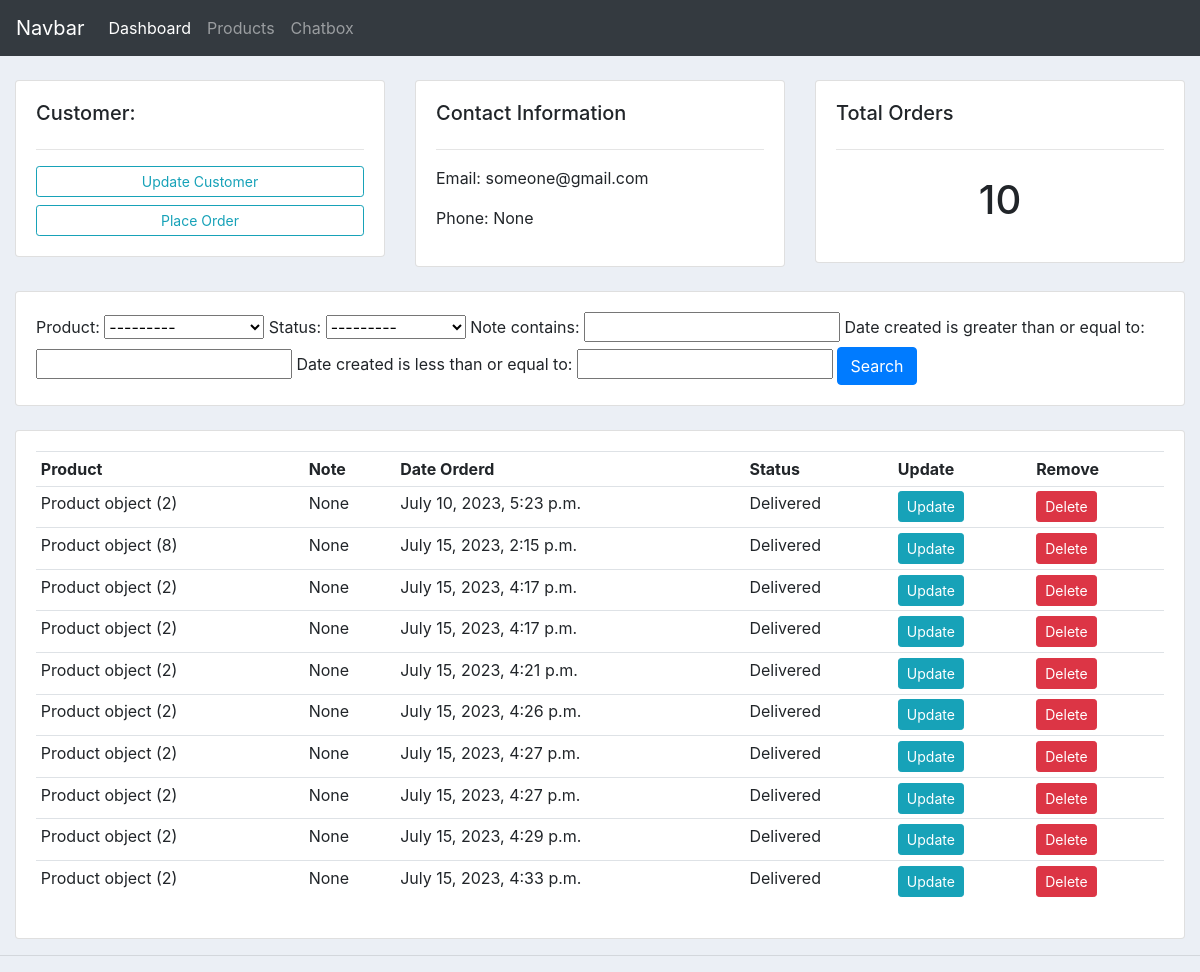
Screenshot of /customer/32/ with the database file from the repository.
### accounts/models.py (models this page shows, shortened)
class Customer(models.Model):
	user = models.OneToOneField(User, null=True, blank=True, on_delete=models.CASCADE)
	name = models.CharField(max_length=200, null=True)
	phone = models.CharField(max_length=20, blank=True, null=True)
	email = models.CharField(max_length=200, null=True)
	profile_pic = models.ImageField(default="profile1.png", null=True, blank=True)
	date_created = models.DateTimeField(auto_now_add=True, null=True)

class Order(models.Model):
	STATUS = (
			('Pending', 'Pending'),
			('Out for delivery', 'Out for delivery'),
			('Delivered', 'Delivered'),
			)
	customer = models.ForeignKey(Customer, null=True, on_delete= models.SET_NULL)
	product = models.ForeignKey(Product, null=True, on_delete= models.SET_NULL)
	date_created = models.DateTimeField(auto_now_add=True, null=True)
	status = models.CharField(max_length=200, null=True, choices=STATUS)
	note = models.CharField(max_length=1000, null=True)

class Product(models.Model):
    CATEGORY = (
        ('Indoor', 'Indoor'),
        ('Outdoor', 'Outdoor'),
    )
    name = models.CharField(max_length=200, null=True)
    price = models.FloatField(null=True)
    category = models.CharField(max_length=200, null=True, choices=CATEGORY)
    description = models.CharField(max_length=200, null=True, blank=True)
    image = models.ImageField(upload_to='product_images', null=True, blank=True)  # Added image field
    date_created = models.DateTimeField(auto_now_add=True, null=True)
    tags = models.ManyToManyField(Tag)

### accounts/views.py (the view)
# urls.py: path('customer/<str:pk_test>/', views.customer, name="customer"),
def customer(request, pk_test):
	customer = Customer.objects.get(id=pk_test)
	orders = customer.order_set.all()
	order_count = orders.count()
	myFilter = OrderFilter(request.GET, queryset=orders)
	orders = myFilter.qs
	context = {'customer':customer, 'orders':orders, 'order_count':order_count,
	'myFilter':myFilter}
	return render(request, 'accounts/customer.html',context)

### accounts/templates/accounts/customer.html
{%  extends 'accounts/main.html' %}
{% block content %}
	<br>
<div class="row">
	<div class="col-md">
		<div class="card card-body">
			<h5>Customer:</h5>
			<hr>
			<a class="btn btn-outline-info btn-sm btn-block d-block d-sm-inline-block mb-2 mb-sm-0" href="{% url 'update_customer' customer.pk %}">Update Customer</a>
			<a class="btn btn-outline-info  btn-sm btn-block" href="{% url 'create_order' customer.id %}">Place Order</a>
		</div>
	</div>
	<div class="col-md">
		<div class="card card-body">
			<h5>Contact Information</h5>
			<hr>
			<p>Email: {{customer.email}}</p>
			<p>Phone: {{customer.phone}}</p>
		</div>
	</div>
	<div class="col-md">
		<div class="card card-body">
			<h5>Total Orders</h5>
			<hr>
			<h1 style="text-align: center;padding: 10px">{{order_count}}</h1>
		</div>
	</div>
</div>
<br>
<div class="row">
	<div class="col">
		<div class="card card-body">
			<form method="get">
				{{myFilter.form}}
		    <button class="btn btn-primary" type="submit">Search</button>
		  </form>
		</div>
	</div>
</div>
<br>
<div class="row">
	<div class="col-md">
		<div class="card card-body">
			<table class="table table-sm">
				<tr>
					<th>Product</th>
					<th>Note</th>
					<th>Date Orderd</th>
					<th>Status</th>
					<th>Update</th>
					<th>Remove</th>
				</tr>
				{% for order in orders %}
				<tr>
					<td>{{order.product}}</td>
					<td>{{order.note}}</td>
					<td>{{order.date_created}}</td>
					<td>{{order.status}}</td>
					<td><a class="btn btn-sm btn-info" href="{% url 'update_order' order.id %}">Update</a></td>
					<td><a class="btn btn-sm btn-danger" href="{% url 'delete_order' order.id %}">Delete</a></td>
				</tr>
				{% endfor %}
			</table>
		</div>
	</div>
</div>
{% endblock %}

### accounts/templates/accounts/main.html (style rules this page uses)
body { background-color: #ebeff5; }

### rows the page displays
Customer: email "someone@gmail.com", phone "None"
Order: product "Product object (2)", note "None", date_created "July 10, 2023, 5:23 p.m.", status "Delivered"
Order: product "Product object (8)", note "None", date_created "July 15, 2023, 2:15 p.m.", status "Delivered"
Order: product "Product object (2)", note "None", date_created "July 15, 2023, 4:17 p.m.", status "Delivered"
Order: product "Product object (2)", note "None", date_created "July 15, 2023, 4:17 p.m.", status "Delivered"
Order: product "Product object (2)", note "None", date_created "July 15, 2023, 4:21 p.m.", status "Delivered"
Order: product "Product object (2)", note "None", date_created "July 15, 2023, 4:26 p.m.", status "Delivered"
Order: product "Product object (2)", note "None", date_created "July 15, 2023, 4:27 p.m.", status "Delivered"
Order: product "Product object (2)", note "None", date_created "July 15, 2023, 4:27 p.m.", status "Delivered"
Order: product "Product object (2)", note "None", date_created "July 15, 2023, 4:29 p.m.", status "Delivered"
Order: product "Product object (2)", note "None", date_created "July 15, 2023, 4:33 p.m.", status "Delivered"

### other values shown
{{ order_count }} "10"
